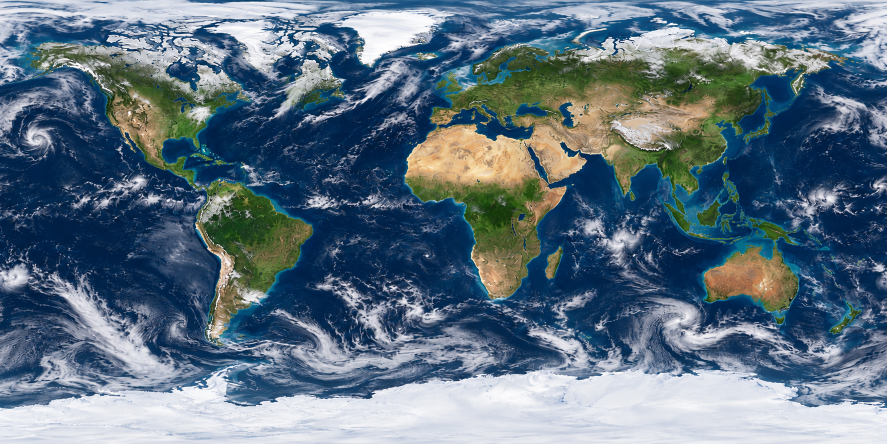
#> input picture design/world/globe-texture-realistic-seamless-source.png, 1774 x 887 px (shown at 1/2 size)
$ python img_ascii.py ../../design/world/globe-texture-realistic-seamless-source.png 5 5
#> lines starting #> are read from the running program, lines starting #| are printed output that depends on the picture
"""Analyze a rendered PNG: luminance ASCII map (poor-man's preview), stats, framing."""
from __future__ import annotations

import sys
import numpy as np
from PIL import Image

# Luminance ramp: dark->bright
RAMP = " .:-=+*#%@"
RAMP_COL = "@%#*+=-:. "


def to_luma(rgb: np.ndarray) -> np.ndarray:
    r, g, b = rgb[..., 0], rgb[..., 1], rgb[..., 2]
    return 0.2126 * r + 0.7152 * g + 0.0722 * b


def main() -> None:
    path = sys.argv[1]
    cols = int(sys.argv[2]) if len(sys.argv) > 2 else 72
    rows = int(sys.argv[3]) if len(sys.argv) > 3 else 40
    img_rgba = np.asarray(Image.open(path).convert("RGBA"), dtype=np.float32)
    img = img_rgba[..., :3]
    alpha = img_rgba[..., 3]
#> alpha: shape (887, 1774) float32; every value is 255
    h, w = img.shape[:2]
#> h = 887; w = 1774
    # Opaque pixel occupancy / vertical band (terrain footprint in the frame)
    mask = alpha > 8
#> mask: shape (887, 1774) bool; every value is 1
    occ = mask.mean()
#> occ = 1
    rows_any = np.where(mask.any(axis=1))[0]
#> rows_any = 887 values from 0 to 886
    if rows_any.size:
        top_frac = rows_any.min() / h
#> top_frac = 0
        bot_frac = rows_any.max() / h
#> bot_frac = 0.999
        print(f"occupancy_{occ*100:.1f}%  terrain band y={top_frac:.2f}..{bot_frac:.2f}")
#| occupancy_100.0%  terrain band y=0.00..1.00
    else:
        print("occupancy 0%  (fully transparent frame)")
    # Full-frame stats
    luma_full = to_luma(img)
#> in to_luma, `r, g, b = rgb[..., 0], rgb[..., 1], rgb[..., 2]`:
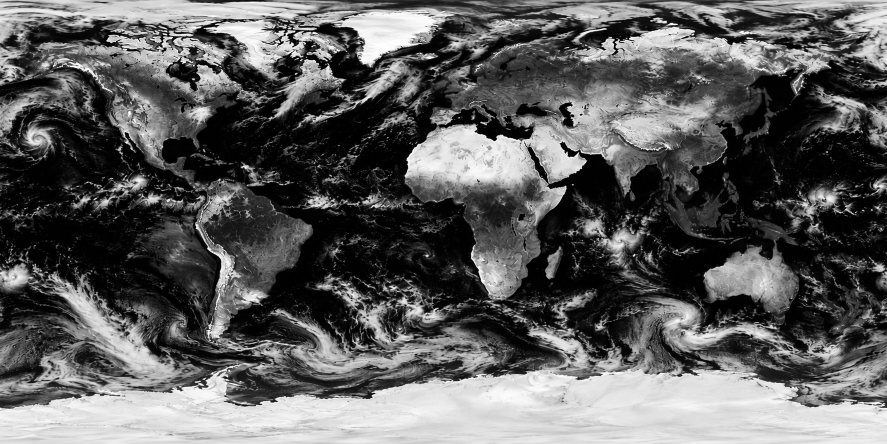
#> r: shape (887, 1774) float32 (shown at 1/2 size); min 0, max 255, mean 93.9
#> in to_luma, `r, g, b = rgb[..., 0], rgb[..., 1], rgb[..., 2]`:
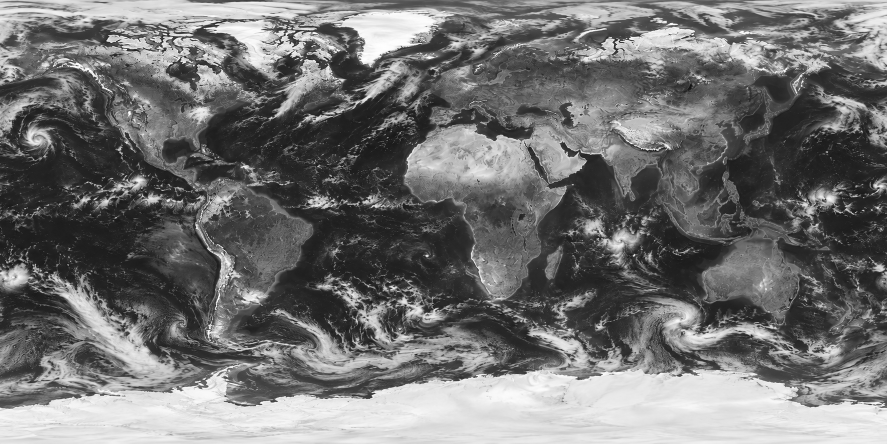
#> g: shape (887, 1774) float32 (shown at 1/2 size); min 0, max 255, mean 114.2
#> in to_luma, `r, g, b = rgb[..., 0], rgb[..., 1], rgb[..., 2]`:
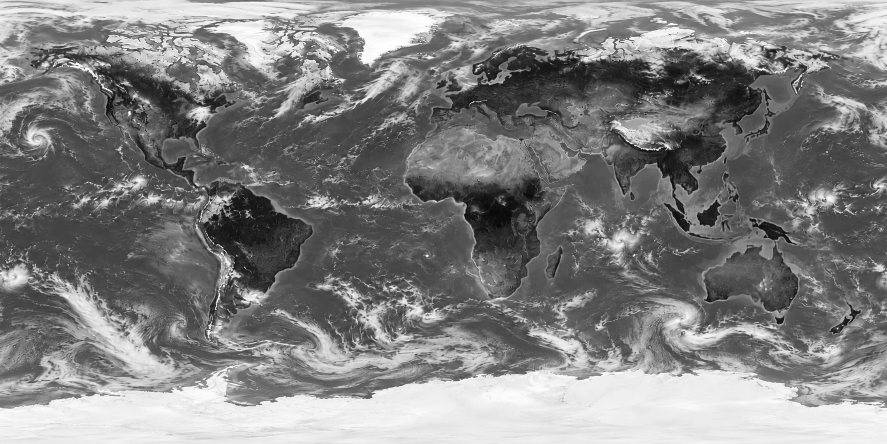
#> b: shape (887, 1774) float32 (shown at 1/2 size); min 0, max 255, mean 129.6
    print(f"size: {w}x{h}")
#| size: 1774x887
    print(f"luma  min={luma_full.min():.2f} p05={np.percentile(luma_full,5):.2f} "
          f"mean={luma_full.mean():.2f} p95={np.percentile(luma_full,95):.2f} "
          f"max={luma_full.max():.2f}")
#| luma  min=0.00 p05=29.80 mean=110.99 p95=232.22 max=255.00
    # Split: sky (top 40%) vs terrain (bottom 60%) assuming camera looks slightly down
    top = luma_full[: int(h * 0.4)]
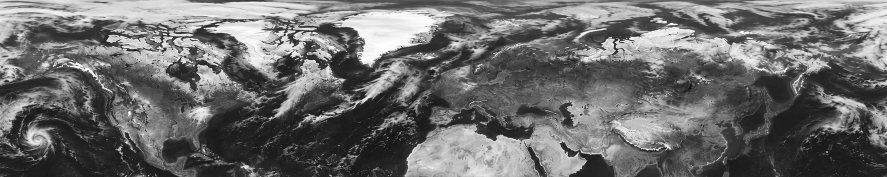
#> top: shape (354, 1774) float32 (shown at 1/2 size); min 0, max 255, mean 108.4
    bot = luma_full[int(h * 0.45):]
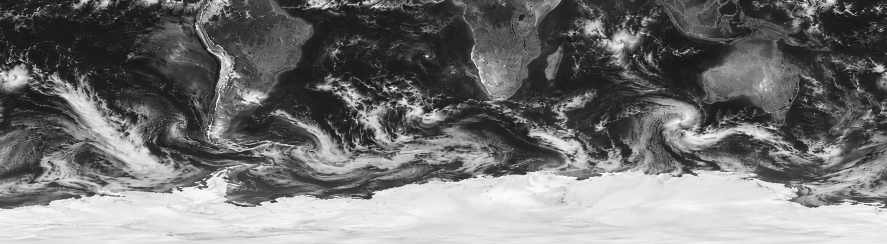
#> bot: shape (488, 1774) float32 (shown at 1/2 size); min 5.08, max 255, mean 116.5
    print(f"sky-luma mean={top.mean():.2f}  terrain-luma mean={bot.mean():.2f}")
#| sky-luma mean=108.42  terrain-luma mean=116.51
    # Color encoding (hue text) for sky region
    sky_rgb = img[: int(h * 0.35)].reshape(-1, 3).mean(axis=0)
#> sky_rgb = [96.13, 116.6, 126.7]
    print(f"sky mean rgb = ({sky_rgb[0]:.0f},{sky_rgb[1]:.0f},{sky_rgb[2]:.0f})")
#| sky mean rgb = (96,117,127)

    # Downscale for ASCII
    small = np.asarray(Image.fromarray(img.astype(np.uint8)).resize((cols, rows), Image.LANCZOS),
                       dtype=np.float32)
    small = small[:, :, :3]
    luma = to_luma(small)
#> luma = [[134.8, 151.8, 113.9, 119.1, 128.1], [79.12, 61.72, 103.4, 117.1, 59.79], [50.5, 62.84, 74.39, 74.35, 59.37], [85.48, 81.34, 77.57, 85.2, 86.91], [180.8, 173.4, 189.4, 205.2, 181.7]]
    mx = luma.max() if luma.max() > 0 else 1.0
#> mx = 205.2
    norm = (luma / mx).clip(0, 1)
#> norm = [[0.657, 0.74, 0.555, 0.58, 0.624], [0.385, 0.301, 0.504, 0.57, 0.291], [0.246, 0.306, 0.362, 0.362, 0.289], [0.417, 0.396, 0.378, 0.415, 0.423], [0.881, 0.845, 0.923, 1, 0.885]]
    print("=" * cols)
    for r in range(rows):
        line = ""
        for c in range(cols):
            v = norm[r, c]
            idx = min(len(RAMP) - 1, int(v * (len(RAMP) - 1)))
            line += RAMP[idx]
        print(line)
    print("=" * cols)


if __name__ == "__main__":
    main()

$ run again, on design/world/globe-height-4096.png
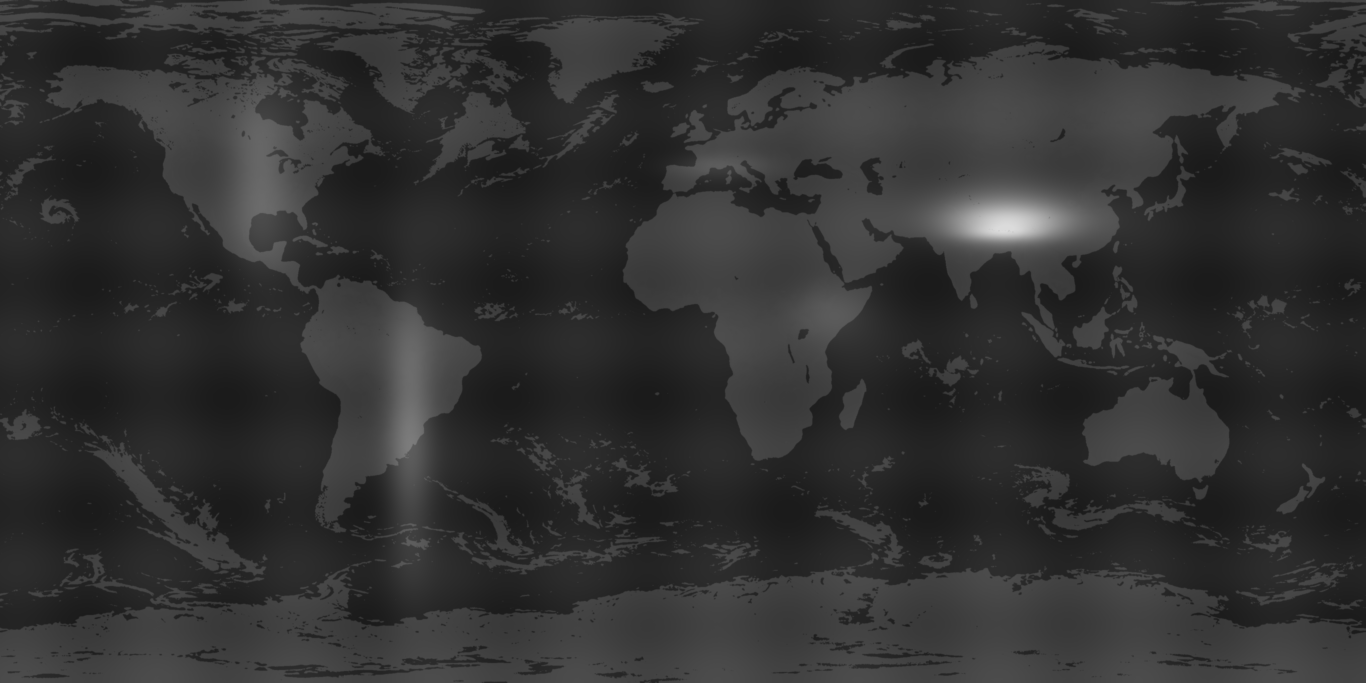
#> input picture design/world/globe-height-4096.png, 4096 x 2048 px (shown at 1/3 size)
#> alpha: shape (2048, 4096) float32; every value is 255
#> mask: shape (2048, 4096) bool; every value is 1
#> occ = 1
#> rows_any = 2048 values from 0 to 2047
#> top_frac = 0
#> bot_frac = 1
#| occupancy_100.0%  terrain band y=0.00..1.00
#| size: 4096x2048
#| luma  min=27.00 p05=29.00 mean=49.27 p95=75.00 max=219.00
#> in main, `top = luma_full[: int(h * 0.4)]`:
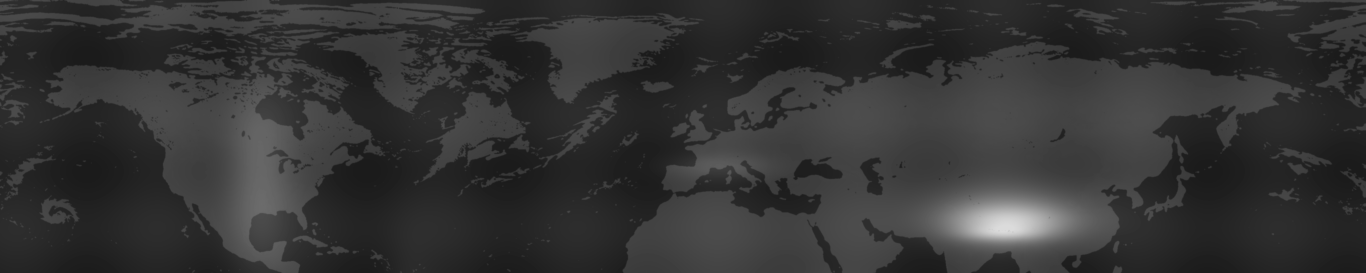
#> top: shape (819, 4096) float32 (shown at 1/3 size); min 27, max 219, mean 52.1
#> in main, `bot = luma_full[int(h * 0.45):]`:
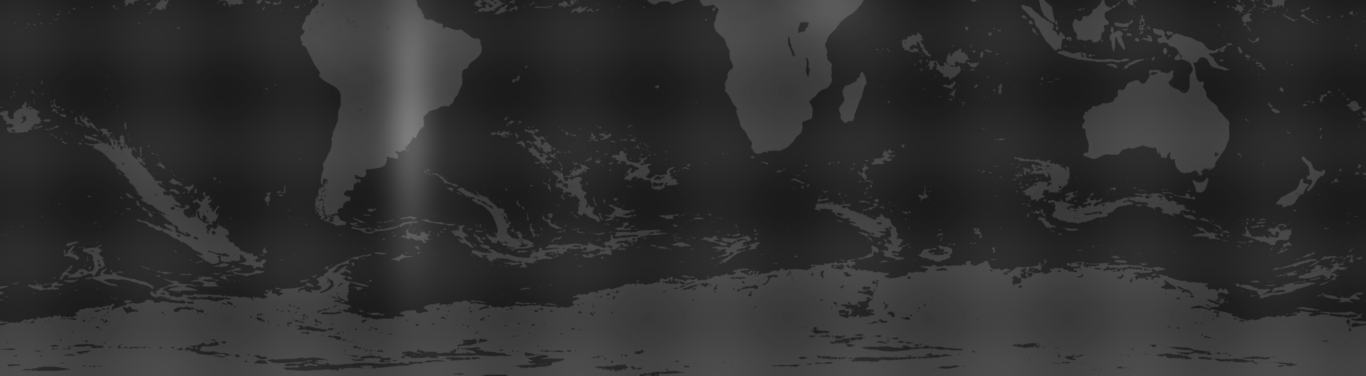
#> bot: shape (1127, 4096) float32 (shown at 1/3 size); min 27, max 124, mean 47.9
#| sky-luma mean=52.07  terrain-luma mean=47.88
#> sky_rgb = [52.52, 52.52, 52.52]
#| sky mean rgb = (53,53,53)
#> luma = [[54, 53, 45, 54, 49], [52, 46, 50, 81, 47], [39, 51, 49, 48, 40], [39, 48, 38, 40, 42], [53, 52, 56, 59, 53]]
#> mx = 81
#> norm = [[0.667, 0.654, 0.556, 0.667, 0.605], [0.642, 0.568, 0.617, 1, 0.58], [0.481, 0.63, 0.605, 0.593, 0.494], [0.481, 0.593, 0.469, 0.494, 0.519], [0.654, 0.642, 0.691, 0.728, 0.654]]

$ run again, on design/world/globe-specular-4096.png
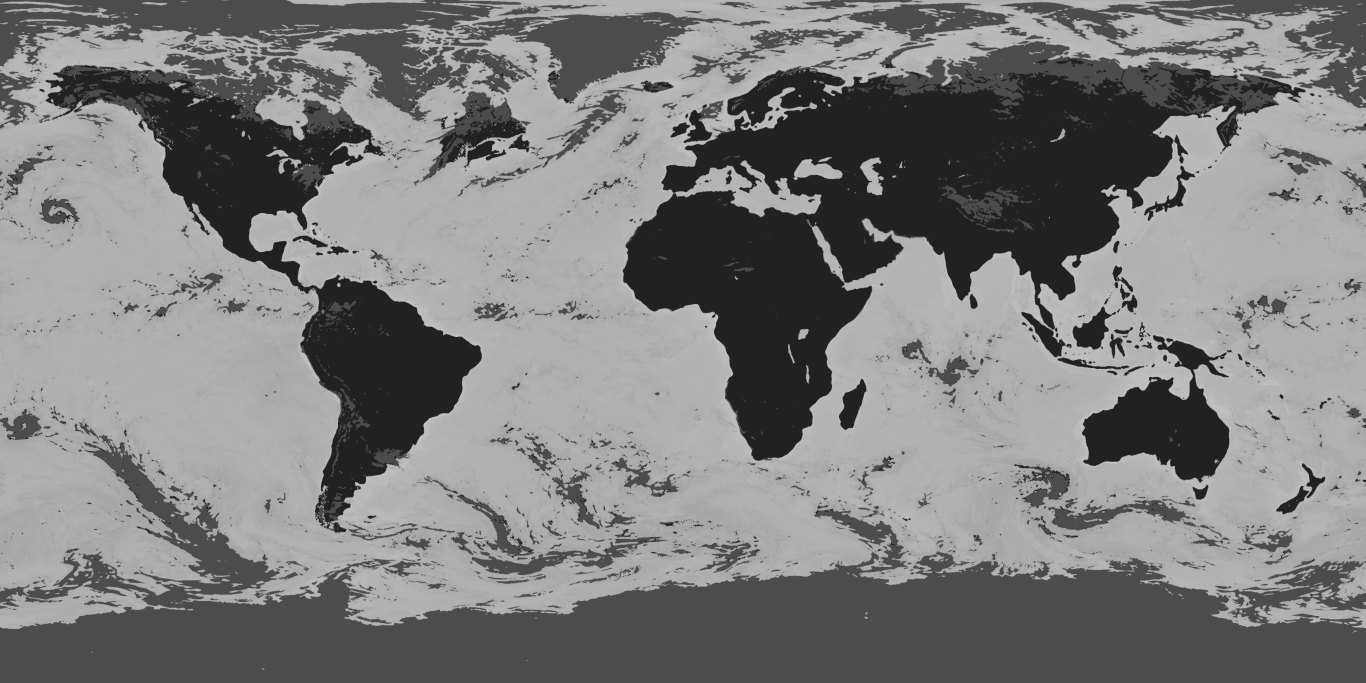
#> input picture design/world/globe-specular-4096.png, 4096 x 2048 px (shown at 1/3 size)
#> alpha: shape (2048, 4096) float32; every value is 255
#> mask: shape (2048, 4096) bool; every value is 1
#> occ = 1
#> rows_any = 2048 values from 0 to 2047
#> top_frac = 0
#> bot_frac = 1
#| occupancy_100.0%  terrain band y=0.00..1.00
#| size: 4096x2048
#| luma  min=33.00 p05=33.00 mean=125.31 p95=182.00 max=204.00
#> in main, `top = luma_full[: int(h * 0.4)]`:
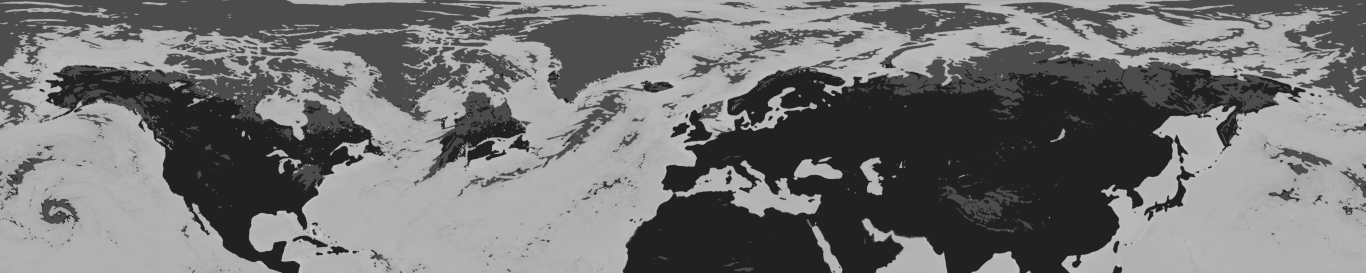
#> top: shape (819, 4096) float32 (shown at 1/3 size); min 33, max 204, mean 115.2
#> in main, `bot = luma_full[int(h * 0.45):]`:
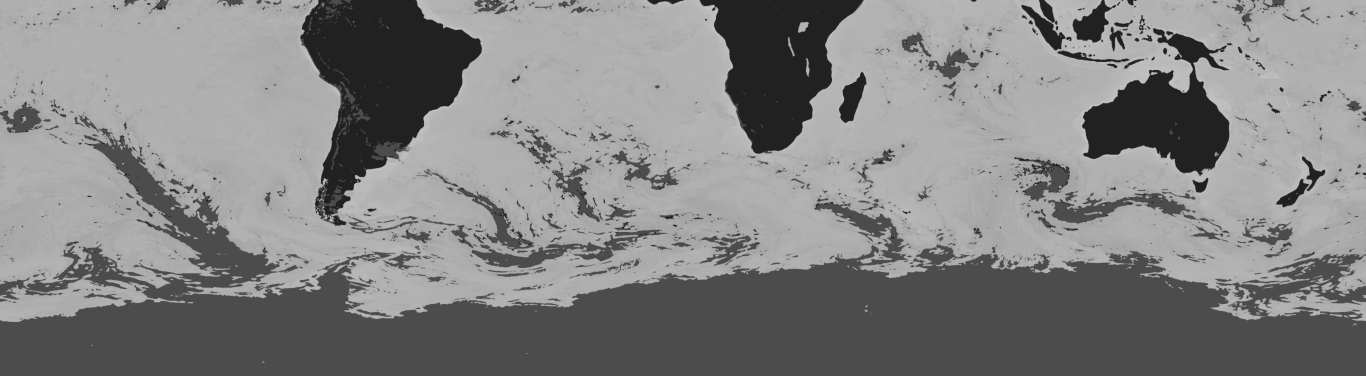
#> bot: shape (1127, 4096) float32 (shown at 1/3 size); min 33, max 199, mean 131.5
#| sky-luma mean=115.15  terrain-luma mean=131.51
#> sky_rgb = [113.2, 113.2, 113.2]
#| sky mean rgb = (113,113,113)
#> luma = [[104, 111, 133, 84, 111], [128, 151, 104, 43, 145], [166, 127, 118, 134, 159], [158, 145, 164, 155, 143], [108, 117, 104, 93, 110]]
#> mx = 166
#> norm = [[0.627, 0.669, 0.801, 0.506, 0.669], [0.771, 0.91, 0.627, 0.259, 0.873], [1, 0.765, 0.711, 0.807, 0.958], [0.952, 0.873, 0.988, 0.934, 0.861], [0.651, 0.705, 0.627, 0.56, 0.663]]
